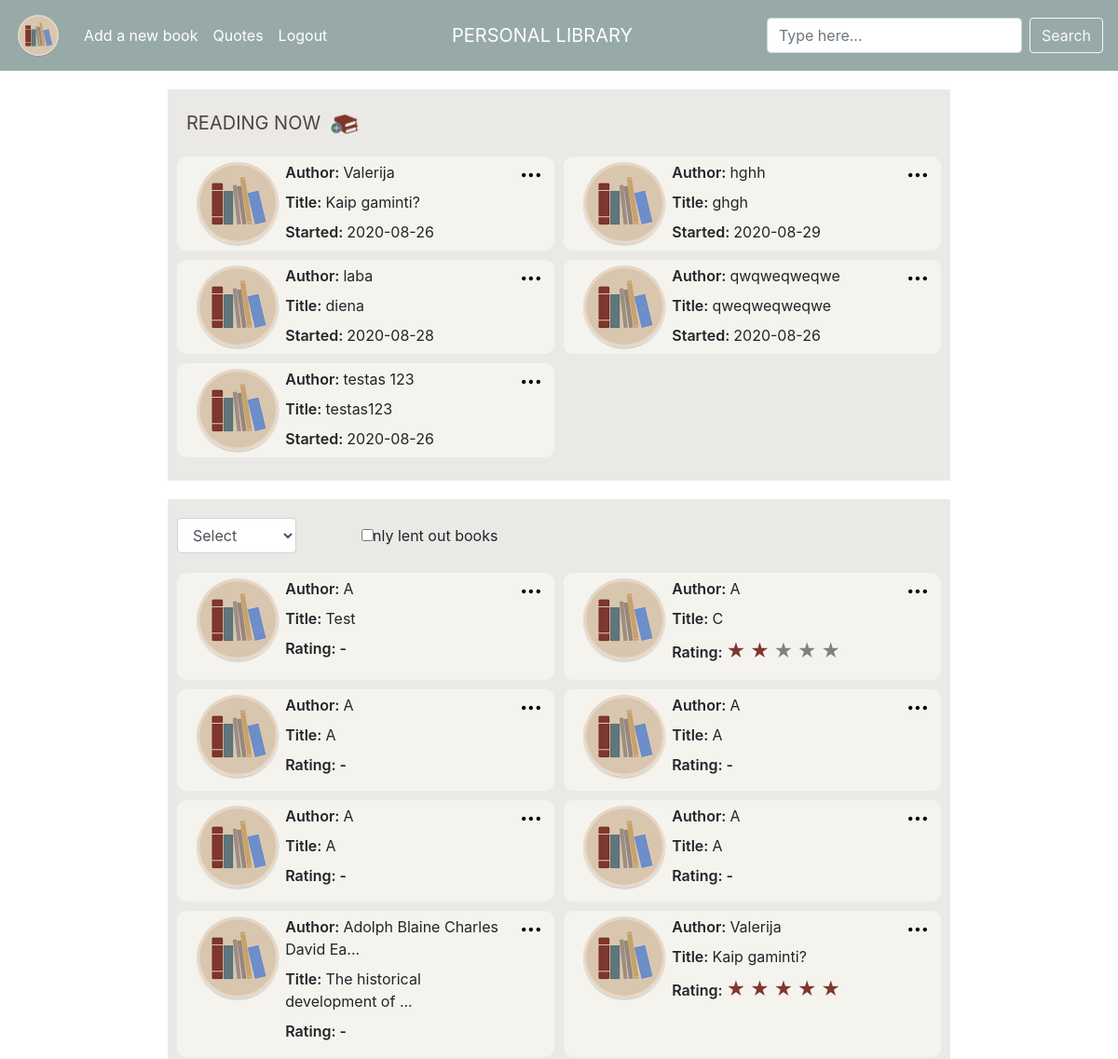
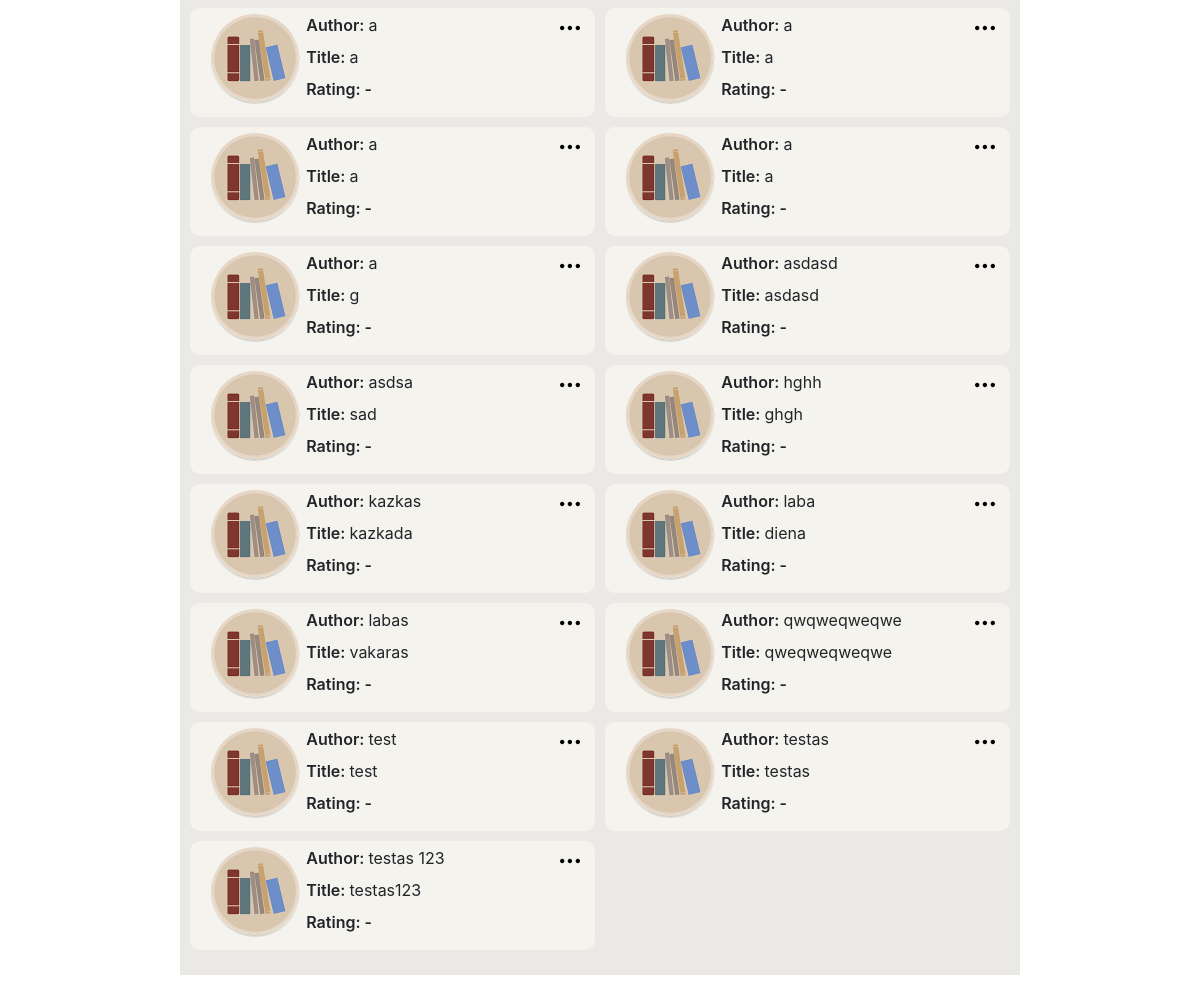
/ (signed in), run on the app's committed database (2 pictures, top to bottom).
### tables this page shows
CREATE TABLE "books" (user_id INTEGER NOT NULL, title TEXT NOT NULL, author TEXT NOT NULL, pages INTEGER NOT NULL, isbn TEXT NULL, genre TEXT NULL, rating INTEGER NULL, started DATE NULL, finished DATE NULL, owner TEXT NULL, notes TEXT NULL, lent BOOLEAN NULL, book_id INTEGER PRIMARY KEY AUTOINCREMENT NOT NULL);

### application.py (the view, shortened to what this page needs)
@app.route("/", methods=["GET", "POST"])
@login_required
def index():
    if request.method == "GET":
        books = db.execute("""SELECT * FROM books WHERE user_id = :id
                            AND started IS NOT NULL AND finished IS NULL ORDER BY author""",
                           id=session["user_id"])
        lists = db.execute("""SELECT * FROM books WHERE user_id = :id ORDER BY author""",
                           id=session["user_id"])
        return render_template("index.html", books=books, lists=lists)

### application.py (called while the page is built)
@app.after_request
def after_request(response):
    response.headers["Cache-Control"] = "no-cache, no-store, must-revalidate"
    response.headers["Expires"] = 0
    response.headers["Pragma"] = "no-cache"
    return response

### helpers.py (called while the page is built)
def login_required(f):
    @wraps(f)
    def decorated_function(*args, **kwargs):
        if session.get("user_id") is None:
            return redirect("/login")
        return f(*args, **kwargs)
    return decorated_function

### templates/index.html (shortened to what this page needs)
{% extends "layout.html" %}
{% block main %}
    <div class="container">
        <div class="upper_row" id="indexrow">
            <p class="sub_title inner">READING NOW</p>
            <button id="add_book" title="Add a new book" class="inner" onclick="location.href = '/new-book';">
                <img class="img_btn" src="../static/add_book.gif" alt="add a new book">
            </button>
        </div>
        <div class="row">
            {% if not books %}
                <div class="alert" id="no_books">
                    <span class="closebtn" onclick="this.parentElement.style.display='none';">&times;</span>
                    You are not reading anything at the moment.
                </div>
            {% else %}
                {% for book in books %}
                    <div class="col-12 book" onclick="redirectToBook('{{ book.book_id }}')">
                        <div class="row">
                            <div class="col-sm-3">
                                <img class="book_cover" src="../static/logo.png" alt="book cover">
                            </div>
                            <div class="col-sm-8">
                                {% if book.author|length <= 30 %}
                                    <p class="author" data-toggle="tooptip" title="{{ book.author }}"><span class="names">Author: </span>{{ book.author }}</p>
                                {% else %}
                                    <p class="author" data-toggle="tooptip" title="{{ book.author }}"><span class="names">Author: </span>{{ book.author[:30] }}...</p>
                                {% endif %}
                                {% if book.title|length <= 30 %}
                                    <p class="title" data-toggle="tooptip" title="{{ book.title }}"><span class="names">Title: </span>{{ book.title }}</p>
                                {% else %}
                                    <p class="title" data-toggle="tooptip" title="{{ book.title }}"><span class="names">Title: </span>{{ book.title[:30] }}...</p>
                                {% endif %}
                                <p class="started"><span class="names">Started: </span>{{ book.started }}</p>
                            </div>
                            <div class="col-sm-1">
                                <div class="options">
                                    <img class="options_image"
                                         onclick="showOptionsFor('opt{{ book.book_id }}')"
                                         src="../static/options.svg"
                                         alt="options"/>
                                </div>
                            </div>
                        </div>
                    </div>
                {% endfor %}
            {% endif %}
        </div>
    </div>
    <div class="container">
        <div class="upper_row">
            <div class="form-group col-md-2">
                <form action="/" id="listform" method="post">
                    <select name="listname" id="inputList" class="form-control index_form" onchange="$('#listform').submit()">
                        <option class="list_option" value="invalid">Select</option>
                    </select>
                </form>
            </div>
            <div class="form-check index_form">
                <form action="/" id="checkform" method="post">
                    <input name="check_value" class="form-check-input" type="checkbox" value="" id="defaultCheck1"
                           onchange="$('.checkform').submit()" onclick="checkValue()">
                    <label class="form-check-label" for="defaultCheck1">
                        Only lent out books
                    </label>
                </form>
            </div>
        </div>
        <div class="row">
            {% if not lists %}
                <div class="alert" id="no_books">
                    <span class="closebtn" onclick="this.parentElement.style.display='none';">&times;</span>
                    You do not have any books in this list yet.
                </div>
            {% else %}
                {% for list in lists %}
                    <div class="col-12 book" onclick="redirectToBook('{{ list.book_id }}')">
                        <div class="row">
                            <div class="col-sm-3">
                                <img class="book_cover" src="../static/logo.png" alt="book cover">
                            </div>
                            <div class="col-sm">
                                {% if list.author|length <= 30 %}
                                    <p class="author" data-toggle="tooptip" title="{{ list.author }}"><span class="names">Author: </span>{{ list.author }}</p>
                                {% else %}
                                    <p class="author" data-toggle="tooptip" title="{{ list.author }}"><span class="names">Author: </span>{{ list.author[:30] }}...</p>
                                {% endif %}
                                {% if list.title|length <= 30 %}
                                    <p class="title" data-toggle="tooptip" title="{{ list.title }}"><span class="names">Title: </span>{{ list.title }}</p>
                                {% else %}
                                    <p class="title" data-toggle="tooptip" title="{{ list.title }}"><span class="names">Title: </span>{{ list.title[:30] }}...</p>
                                {% endif %}
                                {% if not list.rating %}
                                    <p class="rating_index"><span class="names">Rating: - </span></p>
                                {% else %}
                                    <p class="rating_index">
                                        <span class="names">Rating: </span>
                                        {% for i in range(list.rating) %}
                                            <span class="stars_red">★</span>
                                        {% endfor %}
                                        {% for i in range(5 - (list.rating)) %}
                                            <span class="stars_white">★</span>
                                        {% endfor %}
                                    </p>
                                {% endif %}
                            </div>
                            <div class="col-sm-1">
                                <div class="options">
                                    <img class="options_image"
                                         onclick="showOptionsFor('lst{{ list.book_id }}')"
                                         src="../static/options.svg"
                                         alt="options"/>
                                </div>
                            </div>
                        </div>
                    </div>
                {% endfor %}
            {% endif %}
        </div>
    </div>
{% endblock %}

### static/style.css (style rules this page uses)
.container { background-color: #eae9e6; margin: 20px auto; padding: 20px; max-width: 70%; }
.inner { display: inline-block; font-weight: 400; font-size: 20px; color: #524240; }
.form-group { display: inline-block; }
.form-check { display: inline-block; margin-left: 50px; }
.form-check-label { margin-left: -20px; }
#add_book { border: none; background-color: #eae9e6; }
.img_btn { width: 30px; }
.book_cover { max-width: 100px; height: 100px; }
.form-control { display: inline-block; max-width: 100%; }
.book { background-color: #f5f3ee; margin: 5px; position: relative; max-width: calc((100% - 30px) / 3); border-radius: 10px; }
.book .options { background-color: transparent; width: auto; border: transparent; height: 20px; position: absolute; top: 5px; right: 5px; z-index: 2; }
@media (min-width: 1131px) and (max-width: 1750px) { .book { background-color: #f5f3ee; margin: 5px; position: relative; max-width: calc((100% - 20px) / 2); border-radius: 10px; } }
@media (min-width: 1131px) and (max-width: 1750px) { .book .options { background-color: transparent; width: auto; border: transparent; height: 20px; position: absolute; top: 5px; right: 5px; z-index: 2; } }
.names { font-weight: 600; }
#listform { margin-left: -25px; }
.author, .title, .started { margin-bottom: 8px; margin-top: 5px; }
.options_image { background-color: transparent; padding: 0 5px; width: auto; border: transparent; height: 20px; position: absolute; top: 5px; right: 5px; z-index: 1; }
.stars_red { color: #7e372e; font-size: 20px; }
.stars_white { color: grey; font-size: 20px; }

### data on the page
books: author "Valerija", title "Kaip gaminti?", started "2020-08-26", shows "Rating:", rating 5 (drawn)
books: author "hghh", title "ghgh", started "2020-08-29", rating "Rating: -"
books: author "laba", title "diena", started "2020-08-28", rating "Rating: -"
books: author "qwqweqweqwe", title "qweqweqweqwe", started "2020-08-26", rating "Rating: -"
books: author "testas 123", title "testas123", started "2020-08-26", rating "Rating: -"
books: author "A", title "Test", rating "Rating: -"
books: author "A", title "C", shows "Rating:", rating 2 (drawn)
books: author "A", title "A", rating "Rating: -"
books: author "A", title "A", rating "Rating: -"
books: author "A", title "A", rating "Rating: -"
books: author "A", title "A", rating "Rating: -"
books: author "Adolph Blaine Charles David Ea", title "The historical development of", rating "Rating: -"
books: author "a", title "a", rating "Rating: -"
books: author "a", title "a", rating "Rating: -"
books: author "a", title "a", rating "Rating: -"
books: author "a", title "a", rating "Rating: -"
books: author "a", title "g", rating "Rating: -"
books: author "asdasd", title "asdasd", rating "Rating: -"
books: author "asdsa", title "sad", rating "Rating: -"
books: author "kazkas", title "kazkada", rating "Rating: -"
books: author "labas", title "vakaras", rating "Rating: -"
books: author "test", title "test", rating "Rating: -"
books: author "testas", title "testas", rating "Rating: -"
